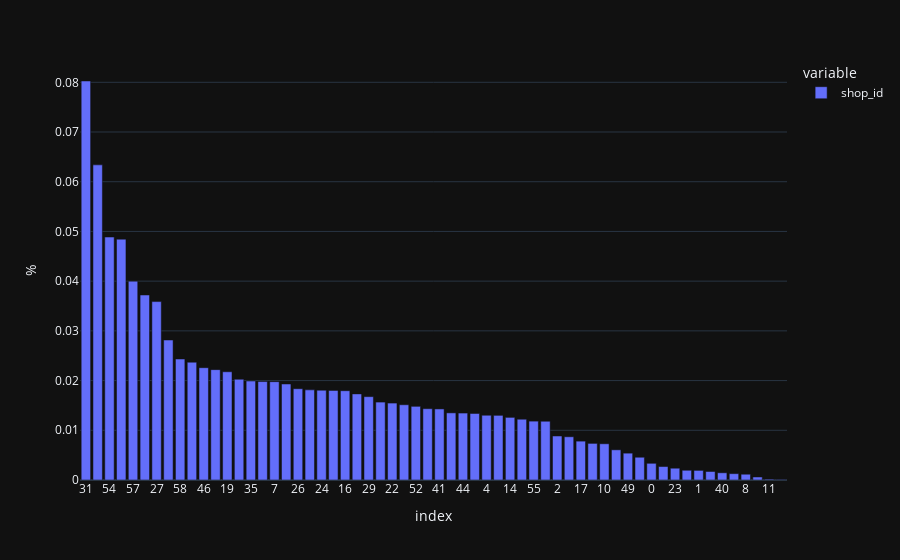

Notebook source saved alongside this figure:
### Markdown cell above
## Percentage of orders per shop

### Code cell
px.bar(
    sales.shop_id.value_counts(normalize=True).sort_values(ascending=False),labels={
        'value':'%'
    }
).update_xaxes(type="category")

### Figure 1 — Plotly figure (JSON) as saved in the notebook; plotly's stock layout.template omitted (floating-point values rounded to 4 significant figures)
{"data": [{"alignmentgroup": "True", "hovertemplate": "variable=shop_id<br>index=%{x}<br>%=%{y}<extra></extra>", "legendgroup": "shop_id", "marker": {"color": "#636efa"}, "name": "shop_id", "offsetgroup": "shop_id", "orientation": "v", "showlegend": true, "textposition": "auto", "type": "bar", "x": [31, 25, 54, 28, 57, 42, 27, 6, 58, 56, 46, 50, 19, 15, 35, 21, 7, 47, 26, 18, 24, 53, 16, 30, 29, 38, 22, 51, 52, 59, 41, 37, 44, 43, 4, 5, 14, 45, 55, 12, 2, 3, 17, 48, 10, 13, 49, 39, 0, 32, 23, 34, 1, 33, 40, 9, 8, 20, 11, 36], "xaxis": "x", "y": [0.08026, 0.06339, 0.04887, 0.04845, 0.04, 0.03721, 0.03589, 0.02816, 0.02433, 0.0237, 0.02259, 0.0222, 0.02177, 0.02027, 0.01991, 0.0198, 0.01978, 0.01931, 0.01836, 0.01813, 0.01806, 0.01803, 0.01796, 0.01732, 0.01677, 0.01567, 0.01548, 0.01513, 0.01482, 0.01434, 0.01429, 0.0135, 0.01346, 0.01338, 0.01303, 0.013, 0.0126, 0.01223, 0.01184, 0.01182, 0.008853, 0.008697, 0.007817, 0.007361, 0.007288, 0.006071, 0.005398, 0.004578, 0.003357, 0.002707, 0.002372, 0.001959, 0.001934, 0.001712, 0.00145, 0.001278, 0.001162, 0.0006104, 0.00017, 0.0001042], "yaxis": "y"}], "layout": {"barmode": "relative", "legend": {"title": {"text": "variable"}, "tracegroupgap": 0}, "margin": {"t": 60}, "xaxis": {"anchor": "y", "domain": [0, 1], "title": {"text": "index"}, "type": "category"}, "yaxis": {"anchor": "x", "domain": [0, 1], "title": {"text": "%"}}}}
